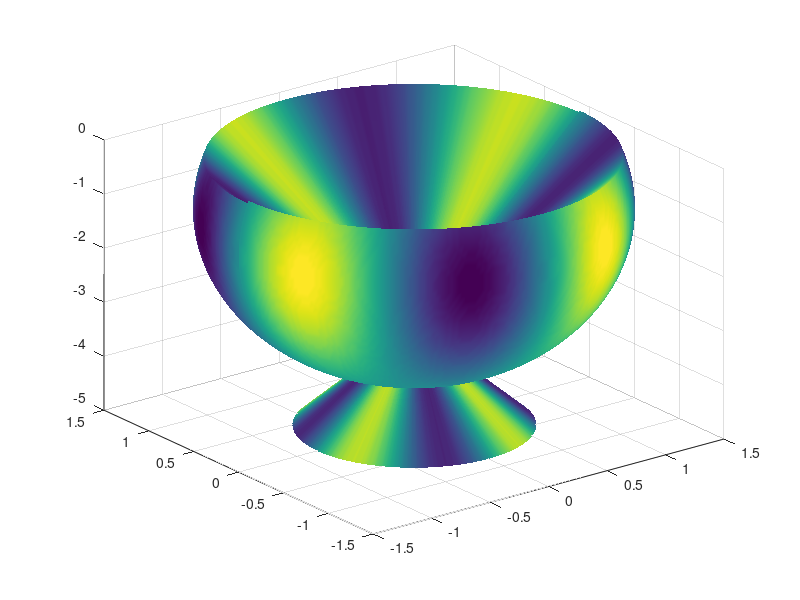

This chart was generated by the following MATLAB code: (Note: this script raises an error after producing the figure.)
% Representación 3D de la cuerda cerrada
close all

% Copa
a=1.5;
c = 3;
h = linspace(0,2*pi,200);
p = linspace(0,pi,200);
[H,P] = meshgrid(h,p);
x = a*cos(H).*cos(P);
y = a*cos(H).*sin(P);
z = -(1-c*sin(H));

i=(z<0).*x+(z>0).*-x/1.7;
%i=(z<0).*x+(z>0).*-x/1.7;
j=(z<0).*y+(z>0).*-y/1.7;
k=(z<0).*z+(z>0).*-5;
[~,Fx] = gradient (abs(x.*y.*y.*x));
s=surf(i,j,k,Fx,'EdgeColor','black');
shading interp;
%'FaceColor', 'cyan'
%Círculo
R=1.4;
X=R*cos(2*Q);
Y=R*sin(2*Q);


for n=1:500:npasos
s;

axis([-2,2,-2,2,-7,1])
hold on


h=plot3(X,Y,100*ut(n,:),'-','LineWidth',1.5);
% axis ([-1.5,1.5,-1.5,1.5,-0.0001,0.007])

pause(0.0005); %

delete(h);
end

% Nótese que 